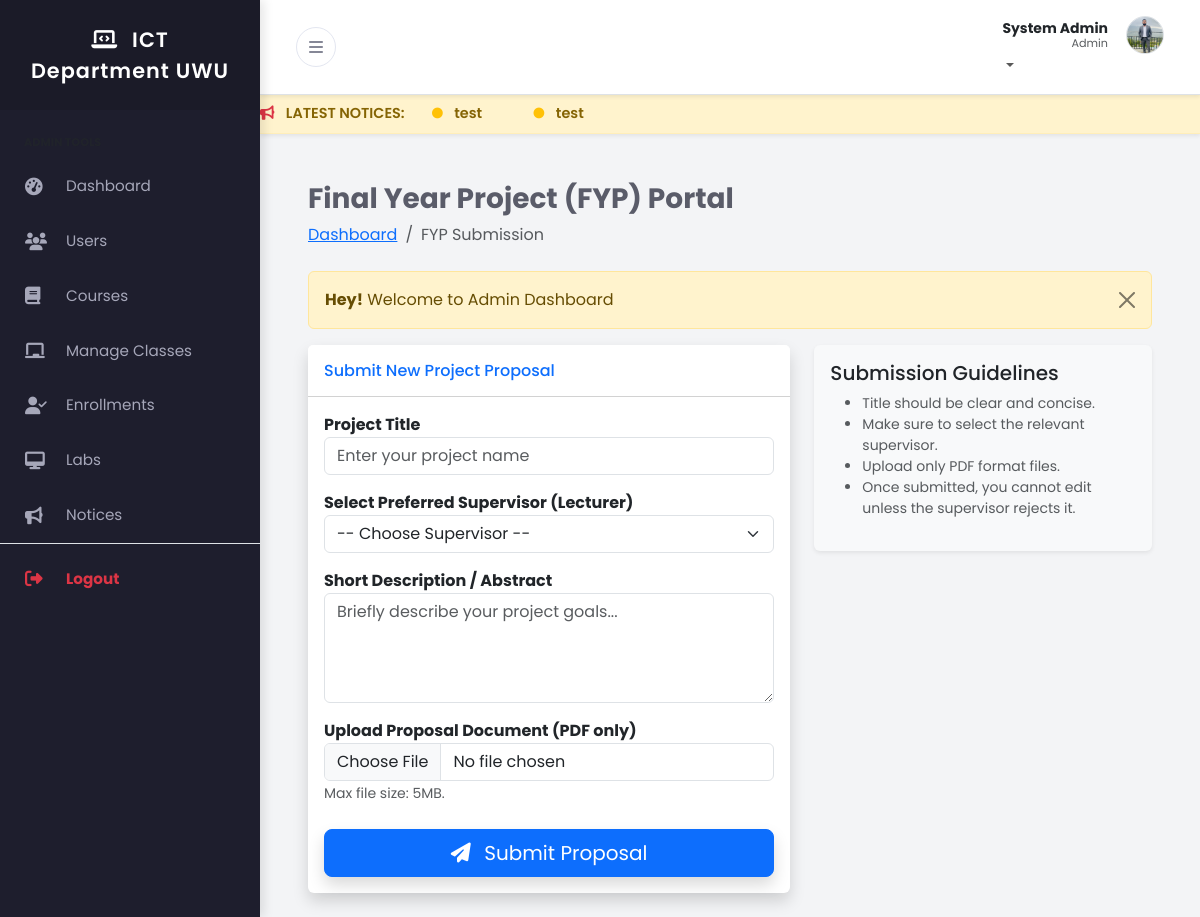
The page /student/submit_fyp.php (signed in) on the database its author committed.
### tables this page shows
CREATE TABLE IF NOT EXISTS `users` (
  `user_id` int NOT NULL AUTO_INCREMENT,
  `full_name` varchar(100) NOT NULL,
  `email` varchar(100) NOT NULL,
  `password_hash` varchar(255) NOT NULL,
  `role` enum('admin','lecturer','student') NOT NULL,
  `phone` varchar(20) DEFAULT NULL,
  `profile_pic` varchar(255) DEFAULT 'default.png',
  `created_at` timestamp NULL DEFAULT CURRENT_TIMESTAMP,
  `theme` varchar(10) DEFAULT 'light',
  PRIMARY KEY (`user_id`),
  UNIQUE KEY `email` (`email`)
);

### student/submit_fyp.php (the view, shortened to what this page needs)
<?php
include('../includes/header.php');
include('../config/db.php');
$student_id = $_SESSION['auth_user']['user_id'];
$check_fyp = "SELECT f.*, u.full_name AS supervisor_name
              FROM fyp_projects f
              LEFT JOIN users u ON f.supervisor_id = u.user_id
              WHERE f.student_id = '$student_id' LIMIT 1";
$fyp_res = mysqli_query($conn, $check_fyp);
$fyp_data = mysqli_fetch_array($fyp_res);
?>
<div class="container-fluid px-4">
    <h3 class="mt-4 fw-bold">Final Year Project (FYP) Portal</h3>
    <ol class="breadcrumb mb-4">
        <li class="breadcrumb-item"><a href="index.php">Dashboard</a></li>
        <li class="breadcrumb-item active">FYP Submission</li>
    </ol>
    <?php include('../message.php'); ?>
    <div class="row">
        <?php if(mysqli_num_rows($fyp_res) > 0 && $fyp_data['status'] != 'rejected'): ?>
            <div class="col-md-8">
                <div class="card shadow border-0">
                    <div class="card-header bg-white py-3">
                        <h6 class="m-0 font-weight-bold text-primary">Your Project Status</h6>
                    </div>
                    <div class="card-body">
                        <div class="row align-items-center">
                            <div class="col-md-8">
                                <h4 class="fw-bold text-dark"><?= $fyp_data['title']; ?></h4>
                                <p class="text-muted"><?= $fyp_data['description']; ?></p>
                                <hr>
                                <p><strong>Supervisor:</strong> <?= $fyp_data['supervisor_name'] ?? 'Not Assigned Yet'; ?></p>
                                <p><strong>Status:</strong>
                                    <?php
                                    if($fyp_data['status'] == 'pending') echo '<span class="badge bg-warning text-dark">Pending Approval</span>';
                                    elseif($fyp_data['status'] == 'approved') echo '<span class="badge bg-success">Approved / In Progress</span>';
                                    elseif($fyp_data['status'] == 'completed') echo '<span class="badge bg-primary">Project Completed</span>';
                                    ?>
                                </p>
                            </div>
                            <div class="col-md-4 text-center">
                                <div class="p-3 bg-light rounded border">
                                    <i class="fas fa-file-pdf fa-4x text-danger mb-3"></i>
                                    <br>
                                    <a href="../<?= $fyp_data['submission_file']; ?>" target="_blank" class="btn btn-sm btn-outline-primary">View Proposal</a>
                                </div>
                            </div>
                        </div>
                    </div>
                </div>
            </div>
        <?php else: ?>
            <div class="col-md-7">
                <div class="card shadow border-0">
                    <div class="card-header bg-white py-3">
                        <h6 class="m-0 font-weight-bold text-primary">Submit New Project Proposal</h6>
                    </div>
                    <div class="card-body">
                        <form action="code.php" method="POST" enctype="multipart/form-data">
                            <div class="mb-3">
                                <label class="fw-bold">Project Title</label>
                                <input type="text" name="title" class="form-control" placeholder="Enter your project name" required>
                            </div>
                            <div class="mb-3">
                                <label class="fw-bold">Select Preferred Supervisor (Lecturer)</label>
                                <select name="supervisor_id" class="form-select" required>
                                    <option value="">-- Choose Supervisor --</option>
                                </select>
                            </div>
                            <div class="mb-3">
                                <label class="fw-bold">Short Description / Abstract</label>
                                <textarea name="description" rows="4" class="form-control" placeholder="Briefly describe your project goals..." required></textarea>
                            </div>
                            <div class="mb-4">
                                <label class="fw-bold">Upload Proposal Document (PDF only)</label>
                                <input type="file" name="proposal_file" class="form-control" accept=".pdf" required>
                                <small class="text-muted small">Max file size: 5MB.</small>
                            </div>
                            <div class="d-grid">
                                <button type="submit" name="submit_fyp_btn" class="btn btn-primary btn-lg shadow">
                                    <i class="fas fa-paper-plane me-2"></i> Submit Proposal
                                </button>
                            </div>
                        </form>
                    </div>
                </div>
            </div>
            <div class="col-md-5">
                <div class="card bg-light border-0 shadow-sm">
                    <div class="card-body">
                        <h5>Submission Guidelines</h5>
                        <ul class="small text-muted">
                            <li>Title should be clear and concise.</li>
                            <li>Make sure to select the relevant supervisor.</li>
                            <li>Upload only PDF format files.</li>
                            <li>Once submitted, you cannot edit unless the supervisor rejects it.</li>
                        </ul>
                    </div>
                </div>
            </div>
        <?php endif; ?>
    </div>
</div>
<?php include('../includes/footer.php'); ?>

### includes/header.php (shortened to what this page needs)
<?php
include_once('../config/db.php');
$role = $_SESSION['auth_role'];
$user_id = $_SESSION['auth_user']['user_id'];
$header_query = "SELECT full_name, profile_pic, theme FROM users WHERE user_id='$user_id' LIMIT 1";
$header_query_run = mysqli_query($conn, $header_query);
$user_row = mysqli_fetch_array($header_query_run);
$user_name = $user_row['full_name'];
$profile_pic = $user_row['profile_pic'];
$user_theme = isset($user_row['theme']) ? $user_row['theme'] : 'light';
$initials = strtoupper(substr($user_name, 0, 1));
?>
<!DOCTYPE html>
<html lang="en">
<head>
    <link href="https://cdn.jsdelivr.net/npm/bootstrap@5.3.0/dist/css/bootstrap.min.css" rel="stylesheet">
    <link rel="stylesheet" href="https://cdnjs.cloudflare.com/ajax/libs/font-awesome/6.4.0/css/all.min.css">
    <link href="../assets/css/style.css" rel="stylesheet">
</head>
<body class="<?= ($user_theme == 'dark') ? 'dark-mode' : ''; ?>">
<div class="d-flex" id="wrapper">
    <div id="sidebar-wrapper">
        <div class="sidebar-heading">
            <i class="fas fa-laptop-code me-2"></i> ICT Department UWU
        </div>
        <div class="list-group list-group-flush mt-3">
            <?php if($role == 'admin') : ?>
                <div class="small text-uppercase fw-bold text-muted px-4 mb-2 mt-2" style="font-size:0.7rem;">Admin Tools</div>
                <a href="../admin/index.php" class="list-group-item list-group-item-action"><i class="fas fa-tachometer-alt me-3"></i> Dashboard</a>
                <a href="../admin/users.php" class="list-group-item list-group-item-action"><i class="fas fa-users me-3"></i> Users</a>
                <a href="../admin/courses.php" class="list-group-item list-group-item-action"><i class="fas fa-book me-3"></i> Courses</a>
                <a href="../admin/classes.php" class="list-group-item list-group-item-action"><i class="fas fa-chalkboard me-3"></i> Manage Classes</a>
                <a href="../admin/enrollments.php" class="list-group-item list-group-item-action"><i class="fas fa-user-check me-3"></i> Enrollments</a>
                <a href="../admin/labs.php" class="list-group-item list-group-item-action"><i class="fas fa-desktop me-3"></i> Labs</a>
                <a href="../admin/notices.php" class="list-group-item list-group-item-action"><i class="fas fa-bullhorn me-3"></i> Notices</a>
                <?php endif; ?>
            <div class="mt-auto mb-4 border-top pt-2">
                <a href="../logout.php" class="list-group-item list-group-item-action text-danger fw-bold">
                    <i class="fas fa-sign-out-alt me-3"></i> Logout
                </a>
            </div>
        </div>
    </div>
    <div id="page-content-wrapper">
        <nav class="navbar navbar-expand-lg border-bottom bg-white shadow-sm">
            <div class="container-fluid">
                <button class="btn btn-toggle" id="sidebarToggle">
                    <i class="fas fa-bars"></i>
                </button>
                <ul class="navbar-nav ms-auto mt-2 mt-lg-0">
                    <li class="nav-item dropdown">
                        <a class="nav-link dropdown-toggle p-0" href="#" id="navbarDropdown" role="button" data-bs-toggle="dropdown" aria-haspopup="true" aria-expanded="false">
                            <div class="user-profile-box d-flex align-items-center">
                                <div class="text-end d-none d-sm-block me-2" style="line-height: 1.2;">
                                    <span class="d-block fw-bold text-dark small"><?= $user_name; ?></span>
                                    <span class="d-block text-muted" style="font-size: 0.7rem;"><?= ucfirst($role); ?></span>
                                </div>
                                <?php if($profile_pic != 'default.png' && $profile_pic != ''): ?>
                                    <img src="../uploads/profile/<?= $profile_pic; ?>" class="rounded-circle border" style="width:38px; height:38px; object-fit:cover;">
                                <?php else: ?>
                                    <div class="user-avatar bg-primary text-white rounded-circle d-flex justify-content-center align-items-center fw-bold shadow-sm" style="width:38px; height:38px;">
                                        <?= $initials; ?>
                                    </div>
                                <?php endif; ?>
                            </div>
                        </a>
                    </li>
                </ul>
            </div>
        </nav>
        <?php
        $marquee_query = "SELECT title FROM notices ORDER BY id DESC LIMIT 5";
        $marquee_run = mysqli_query($conn, $marquee_query);
        if(mysqli_num_rows($marquee_run) > 0) {
            echo '<div class="notice-marquee shadow-sm">';
            echo '<marquee behavior="scroll" direction="left" onmouseover="this.stop();" onmouseout="this.start();">';
            echo '<i class="fas fa-bullhorn me-2 text-danger"></i> LATEST NOTICES: ';
            while($m_row = mysqli_fetch_array($marquee_run)) {
                echo '<span class="mx-4"> <i class="fas fa-circle fa-xs text-warning me-2"></i> ' . $m_row['title'] . '</span>';
            }
            echo '</marquee>';
            echo '</div>';
        }
        ?>
        <div class="container-fluid px-4 py-4">

### assets/css/style.css (style rules this page uses)
:root { --primary-color: #4e73df; --secondary-color: #858796; --body-bg: #f3f4f6; --text-color: #5a5c69; --sidebar-bg: #1e1e2d; --sidebar-text: #a6a7b9; --sidebar-text-hover: #ffffff; --sidebar-active-bg: #2b2b40; --navbar-bg: #ffffff; --card-bg: #ffffff; --shadow-sm: 0 0.125rem 0.25rem rgba(0, 0, 0, 0.075); --shadow-md: 0 4px 6px -1px rgba(0, 0, 0, 0.1), 0 2px 4px -1px rgba(0, 0, 0, 0.06); }
body { font-family: "Poppins", sans-serif; background-color: var(--body-bg); color: var(--text-color); overflow-x: hidden; }
#wrapper { display: flex; width: 100%; align-items: stretch; transition: all 0.3s ease-in-out; }
#sidebar-wrapper { min-width: 260px; max-width: 260px; min-height: 100vh; background-color: var(--sidebar-bg); color: var(--sidebar-text); transition: margin 0.3s ease-in-out; box-shadow: 4px 0 10px rgba(0, 0, 0, 0.1); z-index: 1000; }
.sidebar-heading { padding: 1.5rem; font-size: 1.3rem; font-weight: 600; text-align: center; color: #fff; background: rgba(0, 0, 0, 0.1); letter-spacing: 1px; }
.list-group-item { background-color: transparent; color: var(--sidebar-text); border: none; padding: 16px 25px; font-weight: 400; transition: all 0.2s; font-size: 0.95rem; display: flex; align-items: center; }
.list-group-item i { width: 25px; font-size: 1.1rem; }
#page-content-wrapper { width: 100%; transition: all 0.3s ease; }
.navbar { background-color: var(--navbar-bg) !important; box-shadow: var(--shadow-sm); padding: 1rem 1.5rem; }
.btn-toggle { background: transparent; border: 1px solid #e3e6f0; color: var(--secondary-color); border-radius: 50%; width: 40px; height: 40px; display: flex; align-items: center; justify-content: center; transition: all 0.2s; }
.user-profile-box { display: flex; align-items: center; gap: 10px; cursor: pointer; }
@media (min-width: 768px) { #sidebar-wrapper { margin-left: 0; } }
.notice-marquee { background: #fff3cd; color: #856404; padding: 8px 0; font-weight: 600; font-size: 0.9rem; border-bottom: 1px solid #ffeeba; white-space: nowrap; overflow: hidden; }

### rows shown on the page
users: full_name "System Admin", profile_pic (picture)

### other values the page prints
$role "Admin"
$m_row['title'] "test"
$_SESSION['message'] "Welcome to Admin Dashboard"
